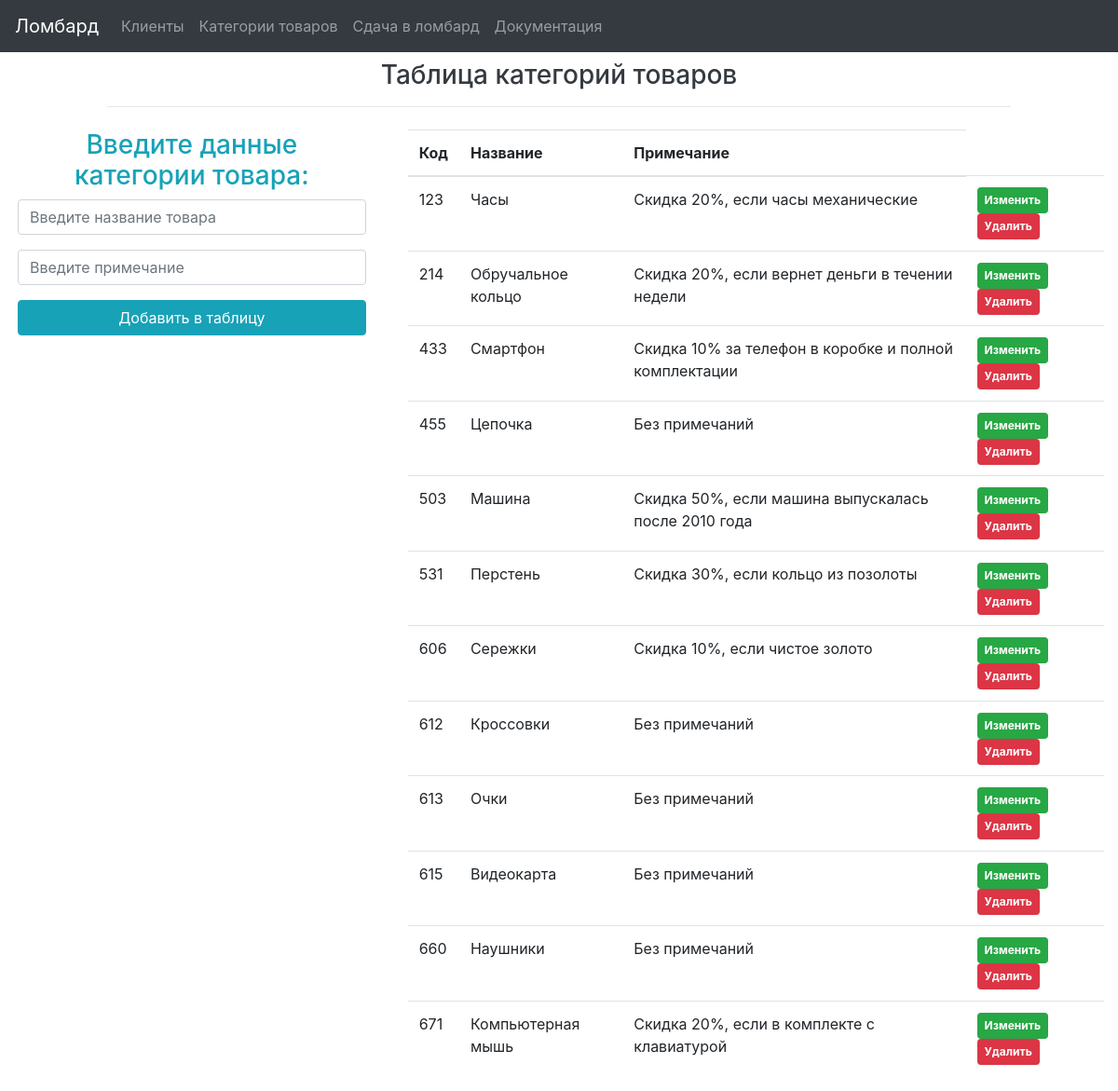
Screenshot of /databaselab1.com/www/product_categories.php with the database file from the repository.
### tables this page shows
CREATE TABLE IF NOT EXISTS `categories` (
  `ID` int(11) unsigned NOT NULL AUTO_INCREMENT,
  `name` varchar(60) NOT NULL,
  `note` varchar(120) NOT NULL DEFAULT 'Без примечаний',
  PRIMARY KEY (`ID`)
);

### databaselab1.com/www/product_categories.php (the view, shortened to what this page needs)
<!DOCTYPE html>
<html>
<head>
<link rel="stylesheet" href="https://maxcdn.bootstrapcdn.com/bootstrap/4.3.1/css/bootstrap.min.css">
</head>
<body>
	<nav class="navbar navbar-expand-md bg-dark navbar-dark">
	  <a class="navbar-brand" href="http://www.databaselab1.com/">Ломбард</a>
	  <div class="collapse navbar-collapse" id="collapsibleNavbar">
	    <ul class="navbar-nav">
	      <li class="nav-item">
	        <a class="nav-link" href="http://www.databaselab1.com/clients.php">Клиенты</a>
	      </li>
	      <li class="nav-item">
	        <a class="nav-link" href="http://www.databaselab1.com/product_categories.php">Категории товаров</a>
	      </li>
	      <li class="nav-item">
	        <a class="nav-link" href="http://www.databaselab1.com/lease_to_pawnshop.php">Сдача в ломбард</a>
	      </li>
		  <li class="nav-item">
	        <a class="nav-link" href="http://www.databaselab1.com/documentation.php">Документация</a>
	      </li>
	    </ul>
	  </div>
	</nav>
	<div class="container-fluid">
		<div class="row justify-content-center">
			<div class="col-md-10">
				<h3 class="text-center text-dark mt-2">Таблица категорий товаров</h3>
				<hr>
			</div>
		</div>
	</div>
	<div class="row mt-2 ml-1">
		<div class="col-md-4">
			<h3 class="text-center text-info">Введите данные категории товара:</h3>
			<form action="operations/actionCategories.php" method="post" enctype="multipart/form-data">
				<div class="form-group">
					<input type="text" name="name" value="<?= $name ?>" class="form-control" placeholder="Введите название товара" required>
				</div>
				<div class="form-group">
					<input type="text" name="note" value="<?= $node ?>" class="form-control" placeholder="Введите примечание" required>
				</div>
				<div class="form-group">
					<input type="submit" name="add" class="btn btn-info btn-block " value="Добавить в таблицу">
				</div>
			</form>
		</div>
		<div class="col-md-8">
			<div class="container">
			  <table class="table table-hover">
			    <thead>
			      <tr>
			        <th>Код</th>
			        <th>Название</th>
			        <th>Примечание</th>
			      </tr>
			    </thead>
			    <tbody>
			    		<?php
							$mysqli = new mysqli("localhost", "root", "", "pawnshopbase");
							$mysqli->query("SET NAMES 'utf8'");
							$result = $mysqli->query("SELECT * FROM `categories` ORDER BY `ID` ASC");
							if($result)
							{
								$rows = mysqli_num_rows($result);
								for($i = 0; $i < $rows; ++$i)
								{
									$row = mysqli_fetch_row($result);
									echo"<tr>";
										for ($j = 0 ; $j < 3; ++$j)
											echo "<td>$row[$j]</td>";
									echo "<td>";?>
									<a href="operations/editCategories.php?edit=<?= $row[0]; ?>" class="badge badge-success p-2">Изменить</a>
									<a href="operations/actionCategories.php?delete=<?= $row[0]; ?>" onclick="return confirm('Вы действительно хотите удалить эту запись?');" class="badge badge-danger p-2">Удалить</a>
									<?echo "</td>";
									echo"<tr>";
									echo"<tr>";
								}
							}
					 	?>
			    </tbody>
			  </table>
			</div>
		</div>
	</div>
</body>
</html>

### rows the page displays
categories: ID "123", name "Часы", note "Скидка 20%, если часы механические"
categories: ID "214", name "Обручальное кольцо", note "Скидка 20%, если вернет деньги в течении недели"
categories: ID "433", name "Смартфон", note "Скидка 10% за телефон в коробке и полной комплектации"
categories: ID "455", name "Цепочка", note "Без примечаний"
categories: ID "503", name "Машина", note "Скидка 50%, если машина выпускалась после 2010 года"
categories: ID "531", name "Перстень", note "Скидка 30%, если кольцо из позолоты"
categories: ID "606", name "Сережки", note "Скидка 10%, если чистое золото"
categories: ID "612", name "Кроссовки", note "Без примечаний"
categories: ID "613", name "Очки", note "Без примечаний"
categories: ID "615", name "Видеокарта", note "Без примечаний"
categories: ID "660", name "Наушники", note "Без примечаний"
categories: ID "671", name "Компьютерная мышь", note "Скидка 20%, если в комплекте с клавиатурой"
